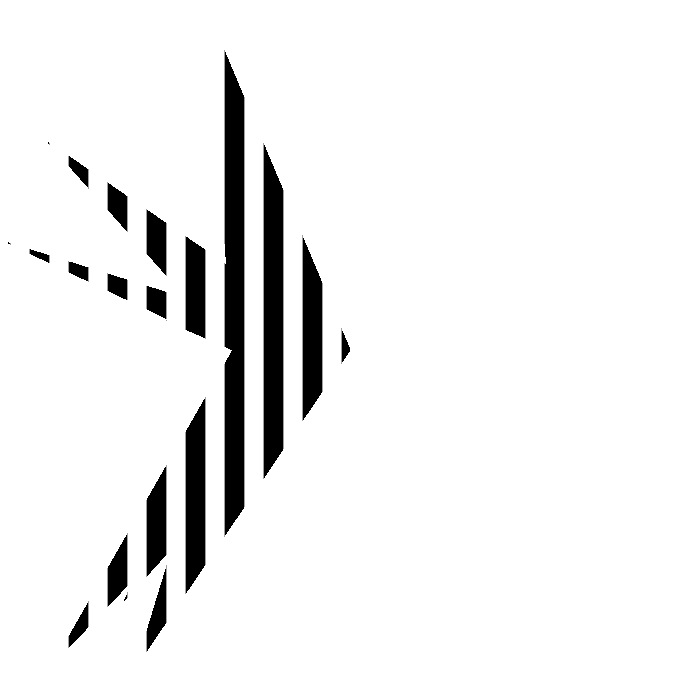
Frame 1 (no input)
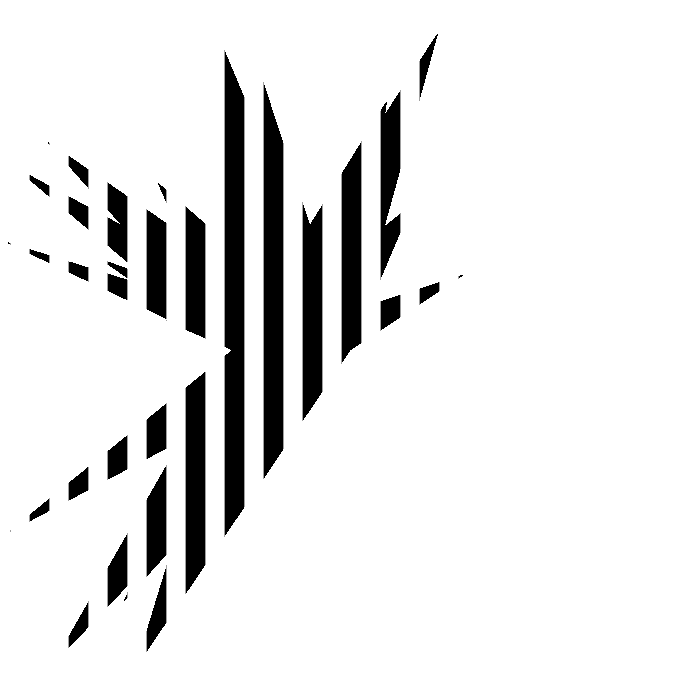
Frame 2 (the mouse pressed at the canvas centre, redrawn once)

The Processing sketch that drew these frames (run headless with seeded random() and noise(); the mouse was pressed at the canvas centre and the sketch redrawn once):

// Processing sketch: splash_lines
// ── splash_lines.pde
boolean MASK = true;
boolean DRAW_MASK = false; 

PGraphics lines;
PGraphics splash;
float frequency= random(1, 30); 

void setup() {
  size(700, 700);

  noStroke();
  noLoop();  // Run once and stop
  splash = createGraphics(700, 700);
  lines = createGraphics(700, 700);
}

void draw() {
  background(255);

  //lines texture
  lines.beginDraw();
  lines.background(255);
  for (int i = 0; i < 500; i+= frequency*2) {  
    lines.pushMatrix();
    lines.strokeWeight(frequency);
    // rotate(1);
    lines.line(i, 0, i, width*3); 
    lines.popMatrix();
  }

  lines.endDraw();

  //splash mask
  splash.beginDraw();
  splash.noStroke();
  splash.pushMatrix();
  for (int i = 0; i <10; i++) {
    //triangle(width/2, height/2, width/3, height/2, random(width), random(height));
    splash.triangle(width/2, height/2, width/3, height/2, random(0, width/4*3), random(height));
  }
  splash.popMatrix();
  splash.endDraw();  


  imageMode(CENTER);

  if (MASK) {
    // I call the mask function on my drawing layer
    // with the mask layer as an argument.
    lines.mask(splash);
    image(lines, width/2, height/2);
  } else if (DRAW_MASK) {
    image(splash, 0, 0);
  }
}
